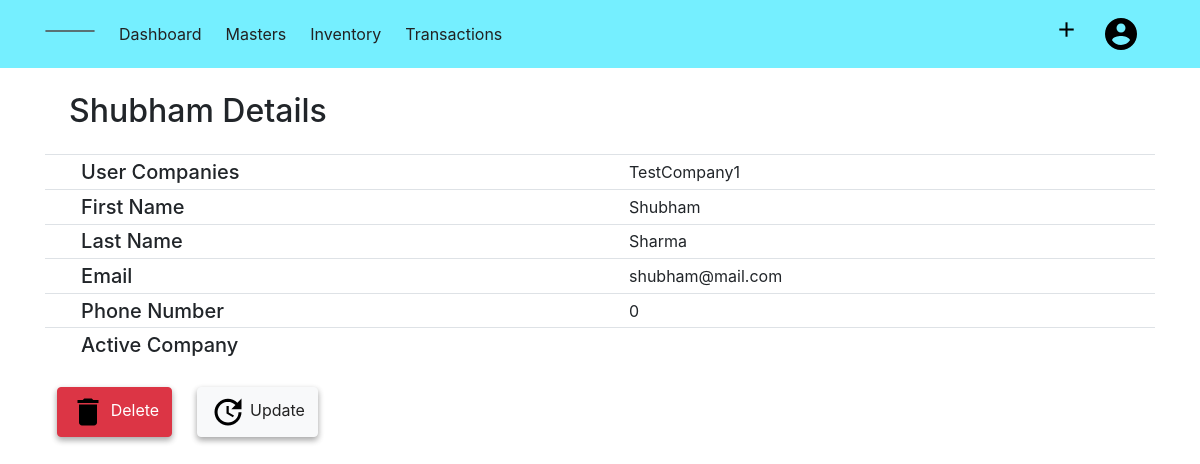
Before: /user/accountinfo (signed in) with the older database file.
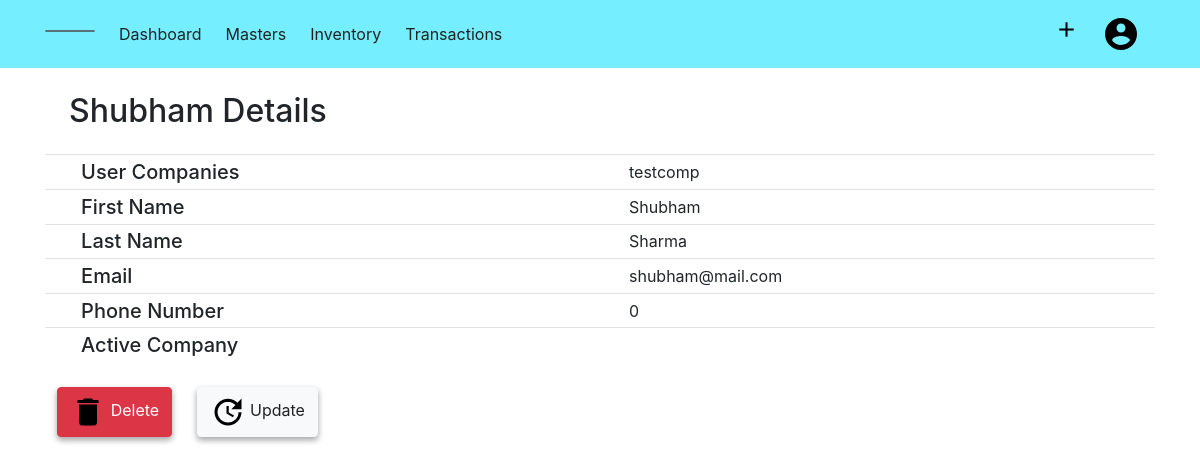
After: the same page with the newer database file.
### acsystem/models.py (models this page shows, shortened)
class Company(db.Model):
    id = db.Column(db.Integer, primary_key=True)
    companyname = db.Column(db.String(80), unique=True, nullable=False)
    mailingname = db.Column(db.String(80), nullable = False)
    address = db.Column(db.String(100), nullable=False)
    country = db.Column(db.String(40), nullable=False)
    state = db.Column(db.String(40), nullable=False)
    pin = db.Column(db.Integer)
    email = db.Column(db.String(60))
    phoneno = db.Column(db.Integer)
    website = db.Column(db.String(60))
    datecreated = db.Column(db.DateTime, default = datetime.utcnow, nullable=False)
    financialyear = db.Column(db.DateTime, nullable=False)
    booksbegin = db.Column(db.DateTime, nullable=False)
    gstno = db.Column(db.Integer)
    description = db.Column(db.Text)
    customers = db.relationship('Customer', backref='undercompany', lazy=True, cascade="all, delete-orphan")
    suppliers = db.relationship('Supplier', backref='undercompany', lazy=True, cascade="all, delete-orphan")
    groups = db.relationship('Group', backref='undercompany', lazy=True, cascade="all, delete-orphan")
    ledgers = db.relationship('Ledger', backref='undercompany', lazy=True, cascade="all, delete-orphan")
    productcategories = db.relationship('Productcategory', backref='undercompany', lazy=True, cascade="all, delete-orphan")
    products = db.relationship('Product', backref='undercompany', lazy=True, cascade="all, delete-orphan")
    units = db.relationship('Unit', backref='undercompany', lazy=True, cascade="all, delete-orphan")
    user_id = db.Column(db.Integer, db.ForeignKey('user.id', ondelete="CASCADE"), nullable=False)

### acsystem/user/routes.py (the view)
@users.route('/user/accountinfo')
@login_required
def account():
    return render_template('usertemplate/accountinfo.html', title="Account")

### acsystem/models.py (called while the page is built)
@login_manager.user_loader
def load_user(user_id):
    return User.query.get(int(user_id))

### acsystem/templates/usertemplate/accountinfo.html (shortened to what this page needs)
{% extends "layout.html"%}
{% block content %}
<div class="container mt-4">
    <h2 class="mb-4 ml-4">{{ current_user.first }} Details</h2>
    <table class="table table-sm">
        <tbody>
            <tr>
                <td>&Tab;</td>
                <td class="h5">User Companies</td>
                <td>{% for company in current_user.companies %}
                        <span>{{ company.companyname }}</span>
                        <br>
                    {% endfor %}
                </td>
            </tr>
            <tr>
                <td>&Tab;</td>
                <td class="h5"> First Name </td>
                <td>{{current_user.first}}</td>
            </tr>
            <tr>
                <td>&Tab;</td>
                <td class="h5"> Last Name </td>
                <td>{{current_user.last}}</td>
            </tr>
            <tr>
                <td>&Tab;</td>
                <td class="h5"> Email</td>
                <td>{{current_user.email}}</td>
            </tr>
            <tr>
                <td>&Tab;</td>
                <td class="h5"> Phone Number </td>
                <td>{{current_user.phone}}</td>
            </tr>
            <tr>
                <td>&Tab;</td>
                <td class="h5"> Active Company </td>
                <td id="useractivecomp"></td>
            </tr>
        </tbody>
    </table>
    <table class="mt-4">
        <tbody>
            <tr>
                <td>
                    <button type="button" class="btn btn-danger" data-toggle="modal" data-target="#deleteuser">
                        <img src="{{ url_for('static',filename='images/delete.png') }}" alt="Delete"> Delete
                    </button>
                </td>
                <td>
                    <a type="button" class="btn btn-light" href="#"><img
                            src="{{ url_for('static',filename='images/update.png') }}" alt="Update"> Update
                    </a>
                </td>
            </tr>
        </tbody>
    </table>
</div>
{% endblock content %}

Changed rows visible on the page:
changed Company: companyname "TestCompany1" → "testcomp"
